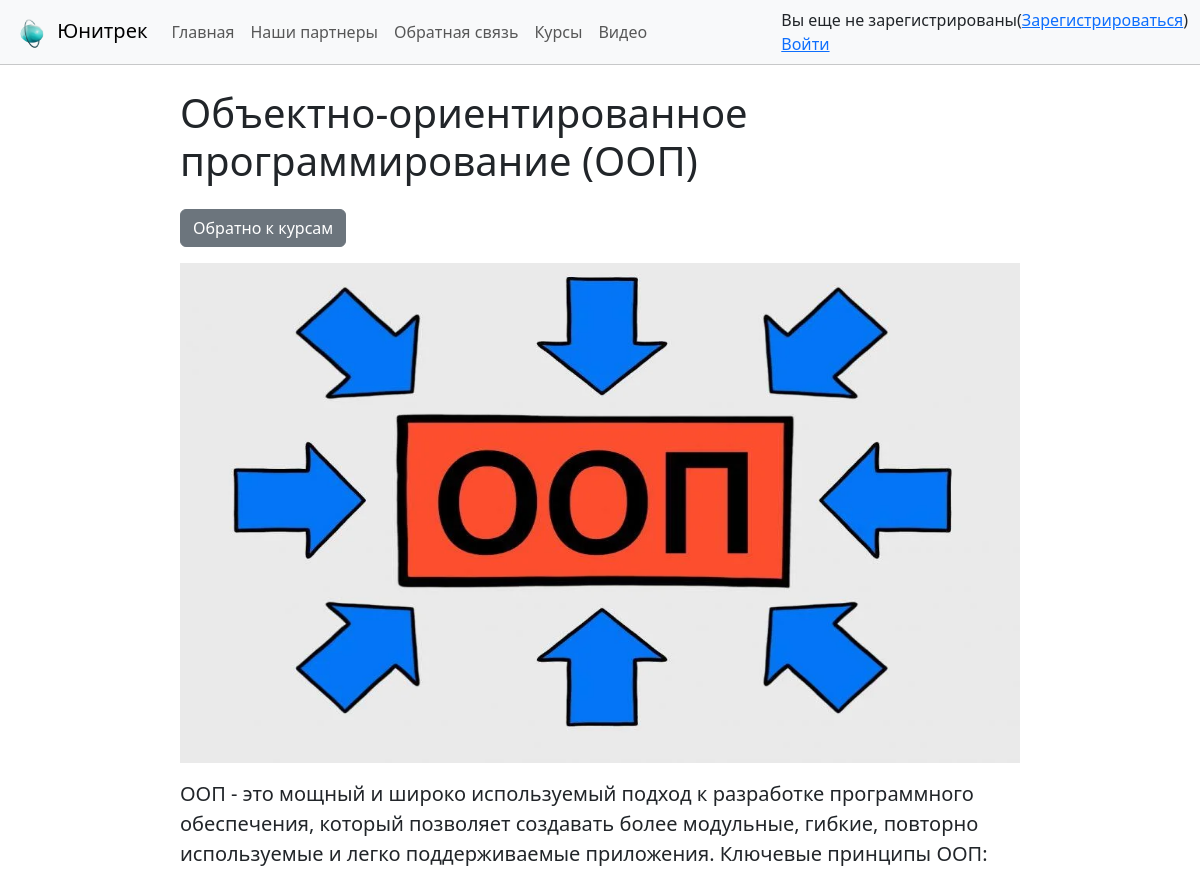
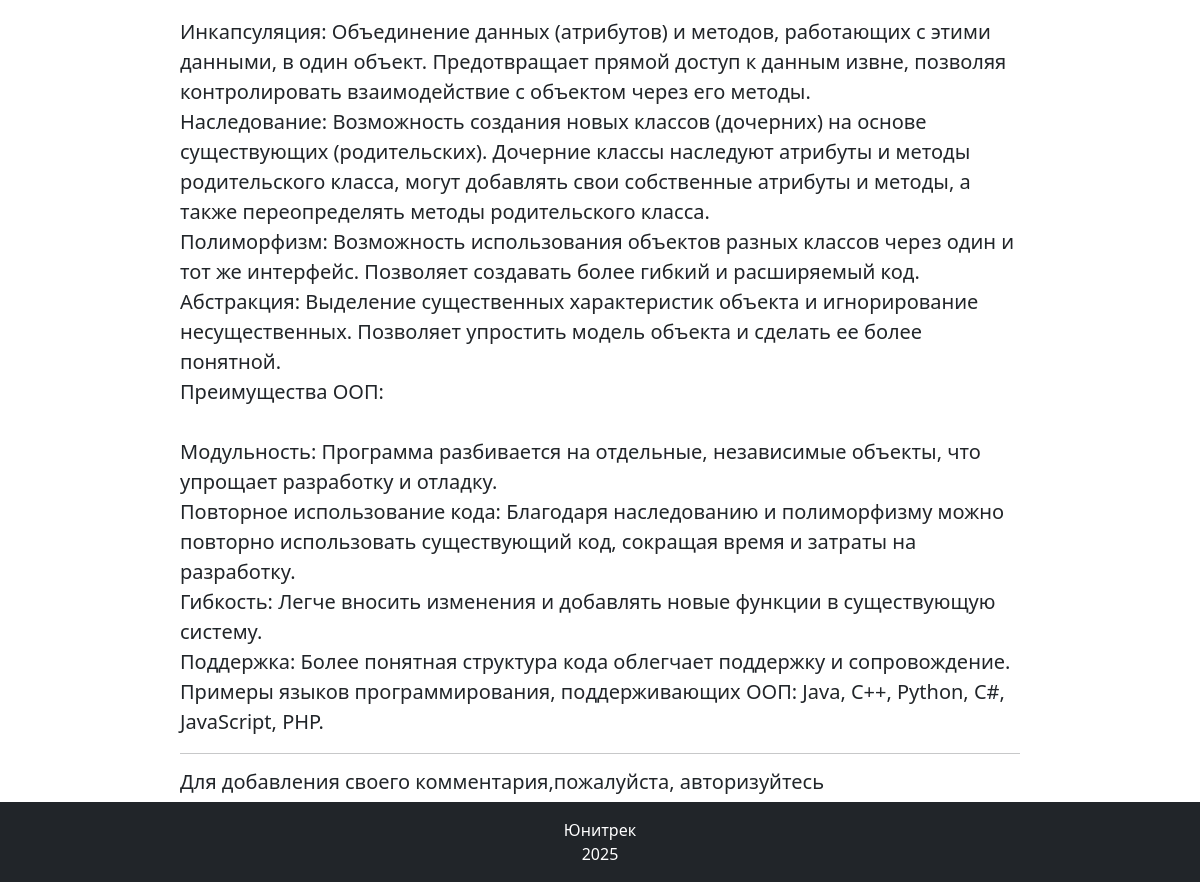
Screenshot of /course/11/ with the database file from the repository (2 pictures, top to bottom).
### course/models.py (models this page shows, shortened)
class Course(models.Model):
    title = models.CharField(max_length=100, unique_for_date="posted",verbose_name="Название курса")
    description = models.TextField(verbose_name="Краткое содержание")
    content = models.TextField(verbose_name="Содержание")
    image_path = models.FileField(default="temp.jpg", verbose_name="Путь к картинке",null=True, blank=True)
    posted = models.DateTimeField(default = datetime.now(), db_index = True,verbose_name="Дата добавления курса")
    teacher = models.ForeignKey(User,null=True, blank=True, on_delete=models.RESTRICT, verbose_name="Преподаватель")
    def __str__(self):
        return self.title
    class Meta:
        db_table = "Course"
        ordering = ["-posted"]
        verbose_name = "Курс"
        verbose_name_plural = "Курсы"

### course/views.py (the view)
# urls.py: path('course/<int:id>/', views.course, name='course'),
def course(request,id):
    course = Course.objects.get(pk=id)
    comments = Comment.objects.filter(post=id)
    print(course)
    if request.method == 'POST':
        form = CommentForm(request.POST)
        if form.is_valid():
            comment_f = form.save(commit=False)
            comment_f.author = request.user
            comment_f.date = datetime.now()
            comment_f.post = Course.objects.get(id=id)
            comment_f.save()
            return redirect('course', id=course.id)
    else:
        form = CommentForm()
    return render(request,'course/course.html',{
        'course':course,
        'comments':comments,
        'form':form,
        'year':datetime.now().year,
    })

### course/templates/course/course.html (shortened to what this page needs)
{% extends "course/base.html" %}
{% load static %}
{% block content %}
    <br>
    <span class="h1">{{course.title}}</span>
    <br><br>
    <p><a href="{% url 'courses' %}"><button class="btn btn-secondary">Обратно к курсам</button></a></p>
    <figure>
        <img src="{{course.image_path.url}}" width="100%" height="500vh" alt="...">
    </figure>
    <p class="lead">{{course.content|linebreaksbr}}</p>
    <hr>
    {% if user.is_authenticated %}
        <h5>Оставить комментарий</h5>
        <form method="POST">
            {% csrf_token %}
            <div class="">
                {{form.as_p}}
                <button type="submit" class="btn btn-primary">Отправить комментарий</button>
            </div>
        </form>
    {% else %}
        <h5>Для добавления своего комментария,пожалуйста, авторизуйтесь</h5>
    {% endif %}
{% endblock %}

### rows the page displays
Course: title "Объектно-ориентированное программирование (ООП)", image_path (picture), content "ООП - это мощный и широко используемый подход к разработке программного обеспечения, который позволяет создавать более модульные, гибкие, повторно используемые и легко поддерживаемые приложения. Ключевые принципы ООП: Инкапсуляция: Объединение данных (атрибутов) и методов, работающих с этими данными, в один объект. Предотвращает прямой доступ к данным извне, позволяя контролировать взаимодействие с объектом через его методы. Наследование: Возможность создания новых классов (дочерних) на основе существующих (родительских). Дочерние классы наследуют атрибуты и методы родительского класса, могут добавлять свои собственные атрибуты и методы, а также переопределять методы родительского класса.…"
